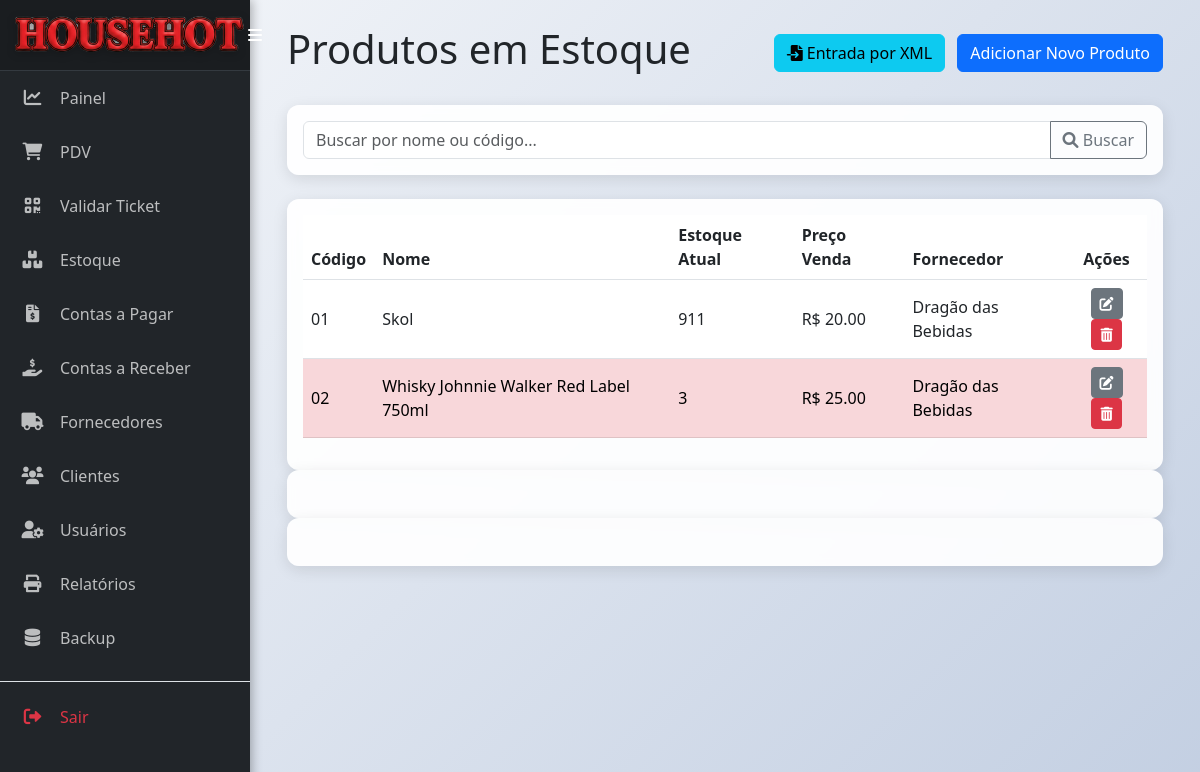
/produtos (signed in), run on an earlier commit of the app's database.
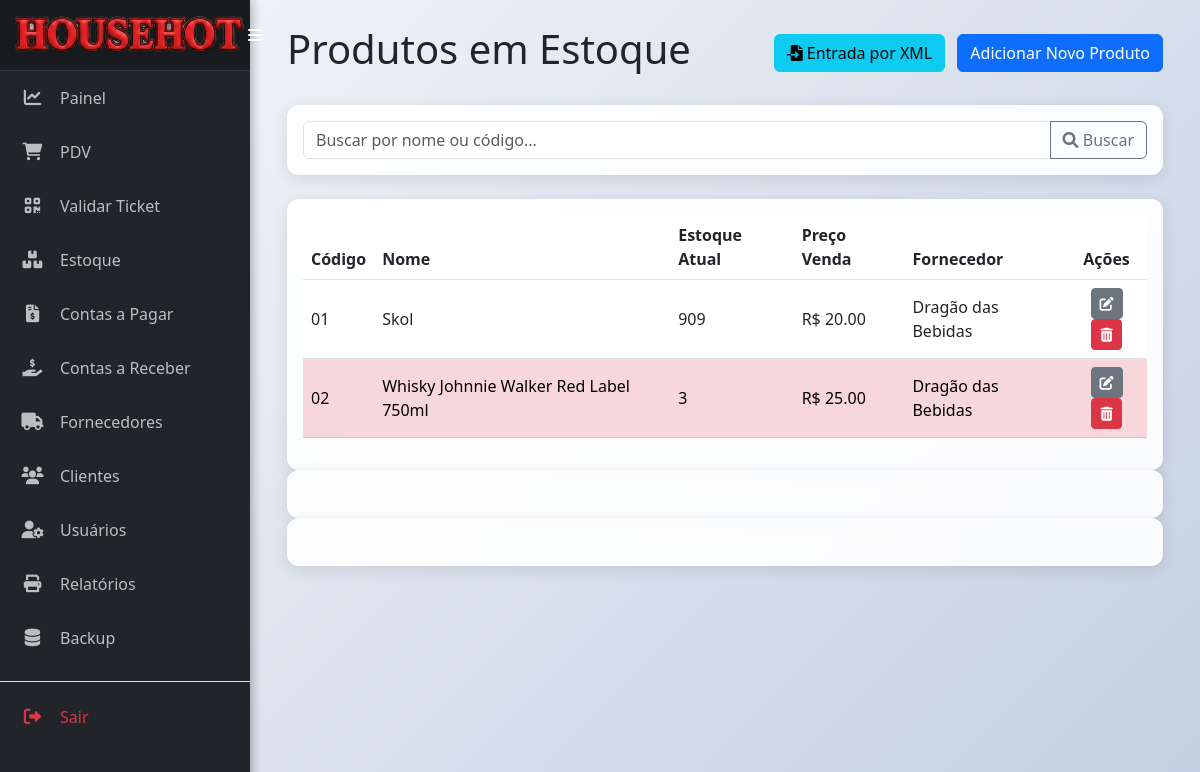
And on a later commit of the database.
### models.py (models this page shows)
class Produto(db.Model):
    __tablename__ = 'produto'
    id = db.Column(db.Integer, primary_key=True)
    codigo = db.Column(db.String(50), nullable=False, unique=True)
    nome = db.Column(db.String(100), nullable=False)
    categoria = db.Column(db.String(50))
    preco_custo = db.Column(db.Float, nullable=False)
    preco_venda = db.Column(db.Float, nullable=False)
    quantidade_estoque = db.Column(db.Integer, nullable=False, default=0)
    estoque_minimo = db.Column(db.Integer, default=5)
    data_fabricacao = db.Column(db.Date, nullable=True)
    data_vencimento = db.Column(db.Date, nullable=True)
    fornecedor_id = db.Column(db.Integer, db.ForeignKey('fornecedor.id'), nullable=False)
    movimentacoes = db.relationship('MovimentacaoEstoque', backref='produto', lazy=True)
    tickets = db.relationship('Ticket', backref='produto', lazy=True)

class Fornecedor(db.Model):
    __tablename__ = 'fornecedor'
    id = db.Column(db.Integer, primary_key=True)
    nome = db.Column(db.String(100), nullable=False, unique=True)
    cnpj = db.Column(db.String(18), unique=True, nullable=True)
    telefone = db.Column(db.String(20))
    email = db.Column(db.String(100))
    produtos = db.relationship('Produto', backref='fornecedor', lazy=True)
    contas = db.relationship('ContaPagar', backref='fornecedor', lazy=True)

### app.py (the view)
@app.route('/produtos')
@login_required
def listar_produtos():
    search_term = request.args.get('q')
    query = Produto.query
    if search_term:
        query = query.filter(or_(Produto.nome.ilike(f'%{search_term}%'), Produto.codigo.ilike(f'%{search_term}%')))
    produtos = query.order_by(Produto.nome.asc()).all()
    return render_template('produtos.html', produtos=produtos, search_term=search_term)

### app.py (called while the page is built)
@app.context_processor
def inject_datetime():
    return {'modules': {'datetime': datetime, 'date': date, 'timedelta': timedelta}}

def login_required(f):
    @wraps(f)
    def decorated_function(*args, **kwargs):
        if 'logged_in' not in session or 'user_id' not in session:
            session.clear()
            flash('A sua sessão é inválida. Por favor, faça login novamente.', 'warning')
            return redirect(url_for('login'))
        return f(*args, **kwargs)
    return decorated_function

### templates/produtos.html (shortened to what this page needs)
{% extends 'base.html' %}
{% block content %}
<div class="d-flex justify-content-between align-items-center mb-4">
    <h1>Produtos em Estoque</h1>
    <div>
        <a href="{{ url_for('entrada_xml') }}" class="btn btn-info me-2">
            <i class="fas fa-file-import"></i> Entrada por XML
        </a>
        <a href="{{ url_for('adicionar_produto') }}" class="btn btn-primary">Adicionar Novo Produto</a>
    </div>
</div>
<div class="card mb-4">
    <div class="card-body">
        <form method="GET" action="{{ url_for('listar_produtos') }}">
            <div class="input-group">
                <input type="text" class="form-control" name="q" placeholder="Buscar por nome ou código..." value="{{ search_term or '' }}">
                <button class="btn btn-outline-secondary" type="submit"><i class="fas fa-search"></i> Buscar</button>
            </div>
        </form>
    </div>
</div>
<div class="card">
    <div class="card-body">
        <table class="table table-hover align-middle">
            <thead>
                <tr>
                    <th>Código</th>
                    <th>Nome</th>
                    <th>Estoque Atual</th>
                    <th>Preço Venda</th>
                    <th>Fornecedor</th>
                    <th class="text-center">Ações</th>
                </tr>
            </thead>
            <tbody>
                {% for produto in produtos %}
                <tr class="{% if produto.quantidade_estoque <= produto.estoque_minimo %}table-danger{% endif %}">
                    <td>{{ produto.codigo }}</td>
                    <td>{{ produto.nome }}</td>
                    <td>{{ produto.quantidade_estoque }}</td>
                    <td>R$ {{ "%.2f"|format(produto.preco_venda) }}</td>
                    <td>{{ produto.fornecedor.nome }}</td>
                    <td class="text-center">
                        <a href="{{ url_for('editar_produto', id=produto.id) }}" class="btn btn-secondary btn-sm" title="Editar">
                            <i class="fas fa-edit"></i>
                        </a>
                        <button type="button" class="btn btn-danger btn-sm" data-bs-toggle="modal" data-bs-target="#confirmDeleteModal-{{ produto.id }}" title="Excluir">
                            <i class="fas fa-trash-alt"></i>
                        </button>
                    </td>
                </tr>
                {% else %}
                <tr>
                    <td colspan="6" class="text-center text-muted">Nenhum produto encontrado.</td>
                </tr>
                {% endfor %}
            </tbody>
        </table>
    </div>
</div>
{% for produto in produtos %}
<div class="card">
    <div class="card-body">
        <div class="table-responsive">
        </div>
    </div>
</div>
{% endfor %}
{% endblock %}

What changed in the data, as far as the page shows it:
changed Produto "Skol": quantidade_estoque "911" → "909"
